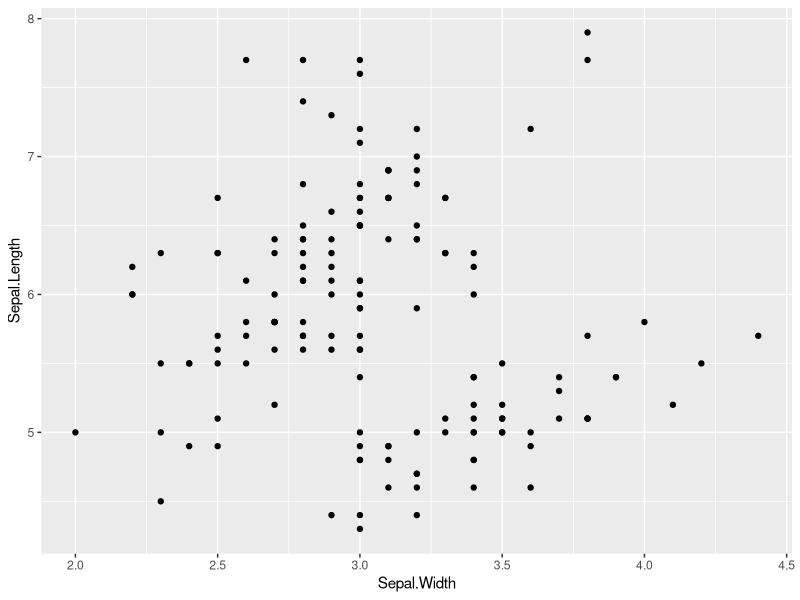
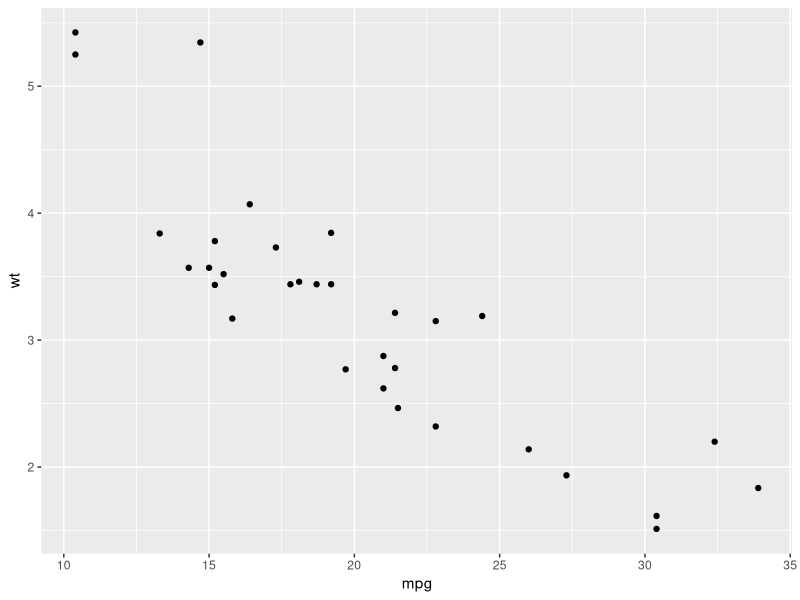
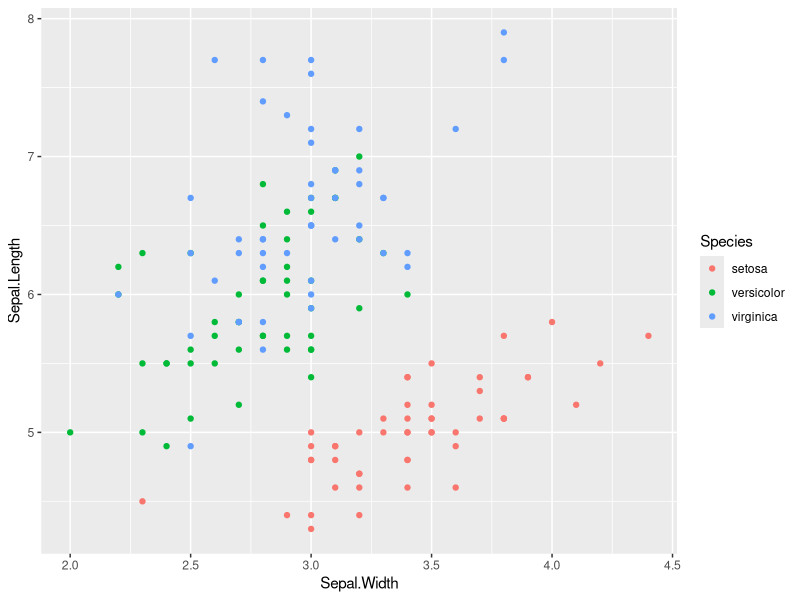
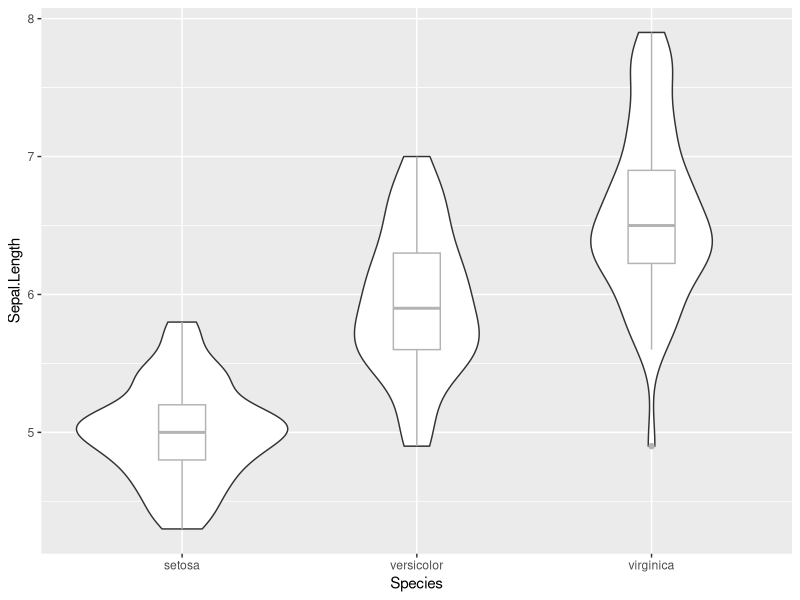
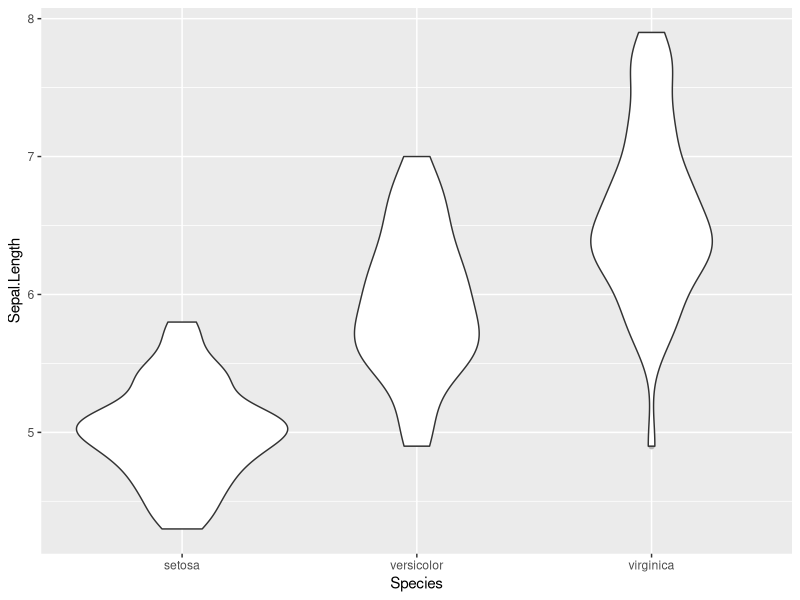
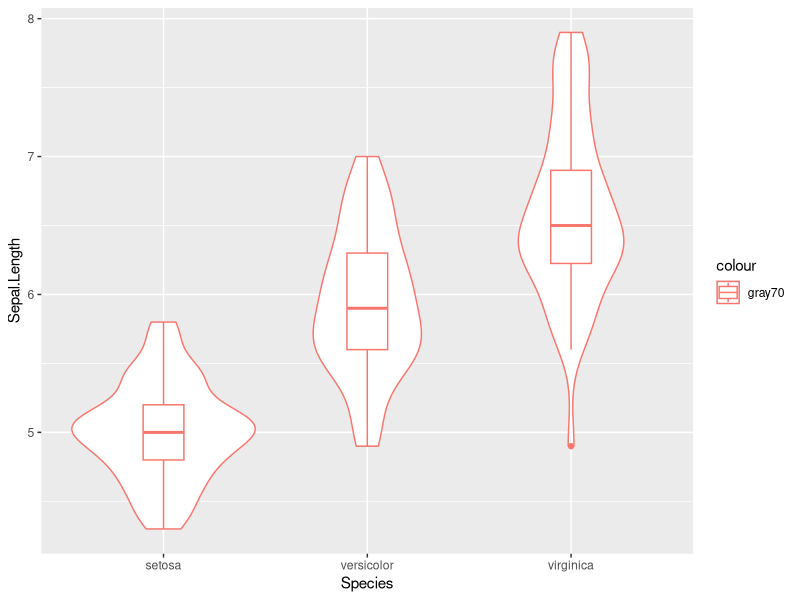
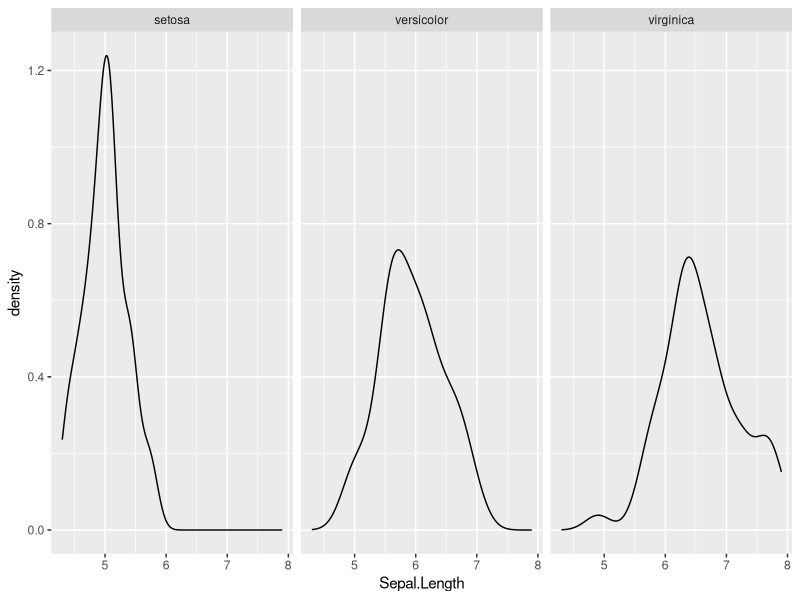
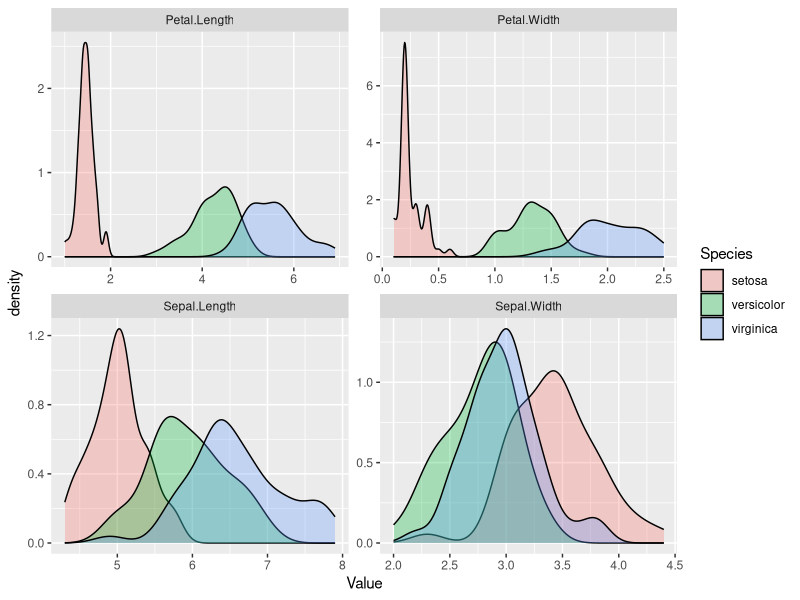

Generate these figures, in order, with R:
## ---- chunk 1
# set global knitr options
knitr::opts_chunk$set(
  echo = TRUE,
  warning = FALSE,
  message = FALSE,
  cache = FALSE)

# load in libraries
# if any packages are not installed, install via `install.packages("xxx")`
library(ggplot2)
library(dplyr)
library(tidyr)
library(purrr)
library(tibble)
library(stringr)
library(forcats)
library(tidyselect)
# library(magrittr) # uncomment if you want to use the `|>` pipe

# set seed
set.seed(1)
## ---- chunk 2
x <- rnorm(1000)
# computes the mean of x using piping
x |> mean()
# this is equivalent to
mean(x)
## ---- chunk 3
f <- function(a, b) {
  a + b
}
# computes the mean of (x + 1) using piping
x |> f(b = 1) |> mean()
# this is equivalent to
mean(f(x, b = 1))
## ---- chunk 4
# outputs summary statistics of the iris dataset
summary(iris)

# rewrite using pipe operator
iris |> summary()
## ---- chunk 5
log_petal_length <- log(iris$Sepal.Length)
min(log_petal_length)

# rewrite using pipe operator
iris$Sepal.Length |> log() |> min()
## ---- chunk 6
# convert iris data frame to tibble
iris <- as_tibble(iris)
iris
## ---- chunk 7
# using filter() without piping
filter(iris, Species == "versicolor")

# same thing but using piping instead
iris |> 
  filter(Species == "versicolor")

# this is equivalent to the following code in base R
iris[iris$Species == "versicolor", ]
## ---- chunk 8
# get all rows where the species is either versicolor or setosa
iris |> 
  filter(Species %in% c("versicolor", "setosa"))

# this is equivalent to the following code in base R
iris[iris$Species %in% c("versicolor", "setosa"), ]
## ---- chunk 9
# get all rows where the species is either versicolor or setosa AND
# where the sepal width is greater than 3
iris |> 
  filter(
    Species %in% c("versicolor", "setosa"),
    Sepal.Width > 3
  )

# this is equivalent to the following code in base R
iris[(iris$Species %in% c("versicolor", "setosa")) & (iris$Sepal.Width > 3), ]
## ---- chunk 10
# get all rows where the species is either versicolor or setosa OR
# where the sepal width is greater than the median sepal width
iris |> 
  filter(
    Species %in% c("versicolor", "setosa") | 
      Sepal.Width > median(Sepal.Width)
  )

# this is equivalent to the following code in base R
iris[(iris$Species %in% c("versicolor", "setosa")) | (iris$Sepal.Width > median(iris$Sepal.Width)), ]
## ---- chunk 11
iris |>
  filter(
    Sepal.Length > median(Sepal.Length),
    Petal.Width > 2
  ) |>
  nrow()
## ---- chunk 12
iris |> 
  filter(Species == "versicolor") |> 
  select(Sepal.Length, Species)

# this is equivalent to the following code in base R
iris[iris$Species == "versicolor", c("Sepal.Length", "Species")]
## ---- chunk 13
iris |> 
  select(-Sepal.Length)

# this is equivalent to the following code in base R
iris[, -which(names(iris) == "Sepal.Length")]
## ---- chunk 14
iris |>
  select(
    Length = Sepal.Length, 
    Width = Sepal.Width
  )

# this is equivalent to the following code in base R
iris_equiv <- iris[, c("Sepal.Length", "Sepal.Width")]
names(iris_equiv) <- c("Length", "Width")
iris_equiv
## ---- chunk 15
iris |>
  rename(
    Length = Sepal.Length, 
    Width = Sepal.Width
  )

# this is equivalent to the following code in base R
iris_equiv <- iris # creating copy of iris to avoid overwriting original (for demonstration purposes)
names(iris_equiv)[names(iris_equiv) == "Sepal.Length"] <- "Length"
names(iris_equiv)[names(iris_equiv) == "Sepal.Width"] <- "Width"
iris_equiv
## ---- chunk 16
iris |> 
  select(contains("Length"))
## ---- chunk 17
# create fake dataset (please run lines)
idx <- sample(1:100, 25)  # generate random indices
col_names <- sample(
  c(paste0("X", idx), paste0(idx, "X")),  # generate column names
  size = 50,
  replace = FALSE
)
data <- matrix(rnorm(500), nrow = 10, ncol = 50) |>
  as_tibble() |> 
  setNames(col_names)
data

# extract columns that start with "X" in column name
data |>
  select(starts_with("X"))
## ---- chunk 18
# using select
iris |> 
  select(Sepal.Length)

# using pull
iris |>
  pull(Sepal.Length)

# The difference is that select() always returns a data frame or tibble while pull() returns a vector. Since many functions in R require you to input arguments with a specific type, be aware of the object types that you are working with. Otherwise, R may cry and throw an obscure error.
## ---- chunk 19
iris |> 
  mutate(Species = as.character(Species))

# this is equivalent to the following code in base R
iris_equiv <- iris # creating copy of iris to avoid overwriting original
iris_equiv$Species <- as.character(iris_equiv$Species)
iris_equiv
## ---- chunk 20
iris |> 
  mutate(
    Species = as.character(Species),
    Sepal.Sum = Sepal.Length + Sepal.Width
  )

# this is equivalent to the following code in base R
iris_equiv <- iris
iris_equiv$Species <- as.character(iris_equiv$Species)
iris_equiv$Sepal.Sum <- iris_equiv$Sepal.Width + iris_equiv$Sepal.Length
iris_equiv
## ---- chunk 21
# multiply Sepal.Length and Sepal.Width values by 2
iris |> 
  mutate(
    across(
      c(Sepal.Length, Sepal.Width),
      function(x) 2 * x
    )
  )

# can also use across with select_helpers
iris |> 
  mutate(
    across(
      starts_with("Sepal"),
      function(x) 2 * x
    )
  )

# this is equivalent to the following code in base R
iris_equiv <- iris
iris_equiv$Sepal.Length <- 2 * iris_equiv$Sepal.Length
iris_equiv$Sepal.Width <- 2 * iris_equiv$Sepal.Width
iris_equiv
## ---- chunk 22
iris |>
  mutate(Sepal.Area = Sepal.Length * Sepal.Width)
## ---- chunk 23
# create iris_new dataset
iris_new <- iris |>
  mutate(
    Species = as.character(Species),
    another_character_col = sample(letters, nrow(iris), replace = TRUE)
  )
iris_new

# convert character columns to factors
iris_new |>
  mutate(
    across(
      where(is.character),
      function(x) as.factor(x)
    )
  )
## ---- chunk 24
iris |> 
  mutate(Sepal.Length.rank = rank(Sepal.Length)) |> 
  # sort by Sepal.Length.rank (from smallest to largest)
  arrange(Sepal.Length.rank) |> 
  # select subset of columns for easier viewing
  select(Sepal.Length, Sepal.Length.rank, Species) 
## ---- chunk 25
iris |> 
  group_by(Species) |> 
  mutate(Sepal.Length.rank = rank(Sepal.Length)) |> 
  # sort first by Sepal.Length.rank and then by Species when there are tied Sepal.length.rank
  arrange(Sepal.Length.rank, Species) |> 
  # select subset of columns for easier viewing
  select(Sepal.Length, Sepal.Length.rank, Species)
## ---- chunk 26
iris |> 
  group_by(Species) |> 
  # get the rank of Sepal.Length within each species
  mutate(Sepal.Length.rank.per.species = rank(Sepal.Length)) |> 
  # remove species grouping
  ungroup() |>
  # get the rank of Sepal.Length across all species
  mutate(Sepal.Length.rank = rank(Sepal.Length)) |>
  # sort first by Sepal.Length.rank.per.species, Sepal.Length.rank, then by Species 
  arrange(Sepal.Length.rank.per.species, Sepal.Length.rank, Species) |> 
  # select subset of columns for easier viewing
  select(Sepal.Length, Sepal.Length.rank.per.species, Sepal.Length.rank, Species)
## ---- chunk 27
iris |> 
  group_by(Species) |>  
  summarize(
    Sepal.Length.mean = mean(Sepal.Length),
    Sepal.Length.median = median(Sepal.Length)
  )
## ---- chunk 28
iris |> 
  summarize(
    Sepal.Length.mean = mean(Sepal.Length),
    Sepal.Length.median = median(Sepal.Length)
  )
## ---- chunk 29
iris |>
  group_by(Species) |>
  summarize(Sepal.Length.sd = sd(Sepal.Length))
## ---- chunk 30
iris |>
  group_by(Species) |>
  summarize(n = n())
## ---- chunk 31
iris |>
  group_by(Species) |>
  summarize(
    across(
      everything(),
      list(mean = mean, median = median)
    )
  )

## ---- chunk 32
iris |>
  arrange(Sepal.Length)
## ---- chunk 33
iris |>
  arrange(desc(Sepal.Length), Sepal.Width)
## ---- chunk 34
iris |>
  arrange(Species, desc(Petal.Width))
## ---- chunk 35
iris |>
  group_by(Species) |>
  top_n(n = 10, wt = Sepal.Length) |>
  ungroup() |>
  arrange(desc(Sepal.Length))
## ---- chunk 36
df1 <- tibble(uppercase = LETTERS[1:3])
df2 <- tibble(lowercase = letters[1:3])
# combine data frames by columns
bind_cols(df1, df2)

# this is equivalent to the following code in base R
cbind(df1, df2)
## ---- chunk 37
df1 <- tibble(a = 1:3, b = 2:4, c = 3:5)
df2 <- tibble(a = 4:6, b = 5:7, c = 6:8)
# combine data frames by columns
bind_rows(df1, df2)

# this is equivalent to the following code in base R
rbind(df1, df2)
## ---- chunk 38
df1 <- tibble(letter = LETTERS[1:3])
df2 <- tibble(letter = letters[1:3])
# combine data frames by columns
bind_cols(df1, df2)
cbind(df1, df2)

#> bind_cols will automatically rename columns if they have the same name, while cbind will keep the column names the same
## ---- chunk 39
band_members
## ---- chunk 40
band_instruments
## ---- chunk 41
# inner join: keeps people who are in both datasets
inner_join(band_members, band_instruments, by = "name")
# full join: keeps all people from both datasets
full_join(band_members, band_instruments, by = "name")
# left join: keeps all people in the left (band_members) dataset
left_join(band_members, band_instruments, by = "name")
# right join: keeps all people in the right (band_instruments) dataset
right_join(band_members, band_instruments, by = "name")
## ---- chunk 42
champs <- tibble(
  first_name = c("Knute", "Frank", "Ara", "Dan", "Lou", "Marcus"),
  last_name = c("Rockne", "Leahy", "Parseghian", "Devine", "Holtz", "Freeman"),
  n_championships = c("3", "4", "2", "1", "1", "1?")
)

win_percent <- tibble(
  first = c("Knute", "Frank", "Ara", "Dan", "Lou", "Marcus"),
  last = c("Rockne", "Leahy", "Parseghian", "Devine", "Holtz", "Freeman"),
  win_percent = c(0.881, 0.855, 0.836, 0.764, 0.765, 0.786)
)

inner_join(
  x = champs, y = win_percent, 
  by = c("first_name" = "first", "last_name" = "last")
)
## ---- chunk 43
band_members
band_instruments2
left_join(band_members, band_instruments2, by = c("name" = "artist"))
## ---- chunk 44
band_instruments2_messy <- bind_rows(band_instruments2, band_instruments2)
left_join(band_members, band_instruments2_messy, by = c("name" = "artist"))
## ---- chunk 45
band_instruments2_messy |> 
  distinct()
# or if we want to only look at duplicates in the artist column
band_instruments2_messy |> 
  distinct(artist, .keep_all = TRUE)
## ---- chunk 46
# add sample ID as a column for demonstration purposes
iris_df <- iris |> 
  rownames_to_column("id")
iris_df
## ---- chunk 47
# convert to "longer" format
iris_long <- iris_df |> 
  pivot_longer(
    # specify columns to pivot to longer format (all other columns serve as "IDs")
    cols = c(contains("Sepal"), contains("Petal")),
    # name of column that will contain the variable names
    names_to = "Variable",
    # name of column that will contain the values
    values_to = "Value"
  )
iris_long
## ---- chunk 48
iris_wide <- iris_long |> 
  pivot_wider(
    names_from = "Variable",
    values_from = "Value"
  )
## ---- chunk 49
mtcars_df <- mtcars |> 
  rownames_to_column("id")

mtcars_long <- mtcars_df |>
  pivot_longer(
    cols = -id,
    names_to = "Variable",
    values_to = "Value"
  )
## ---- chunk 50
mtcars_wide <- mtcars_long |>
  pivot_wider(
    names_from = "Variable",
    values_from = "Value"
  )
## ---- chunk 51
ggplot(iris) +
  aes(x = Sepal.Width, y = Sepal.Length) +
  geom_point()
## ---- chunk 52
ggplot(mtcars) +
  aes(x = mpg, y = wt) +
  geom_point()
## ---- chunk 53
ggplot(iris) +
  aes(x = Sepal.Width, y = Sepal.Length, color = Species) +
  geom_point()
## ---- chunk 54
ggplot(iris) +
  aes(x = Species, y = Sepal.Length) +
  geom_violin() +
  geom_boxplot(width = 0.2, color = "gray70")
## ---- chunk 55
ggplot(iris) +
  aes(x = Species, y = Sepal.Length) +
  geom_boxplot(width = 0.2, color = "gray70") +
  geom_violin()

#> The boxplot layer is drawn first, followed by the violin layer. The violin plots are being plotted on top of the boxplots, which are hidden behind the violin plots currently.
## ---- chunk 56
ggplot(iris) +
  aes(x = Species, y = Sepal.Length, color = "gray70") +
  geom_violin() +
  geom_boxplot(width = 0.2)
## ---- chunk 57
ggplot(iris) +
  aes(x = Sepal.Length) +
  facet_wrap(~ Species) +
  geom_density()
## ---- chunk 58
iris_long <- iris |> 
  tidyr::pivot_longer(
    cols = -Species,
    names_to = "Variable",
    values_to = "Value"
  )
ggplot2::ggplot(iris_long) +
  ggplot2::aes(x = Value, fill = Species) +
  ggplot2::geom_density(alpha = 0.3) +
  ggplot2::facet_wrap(~ Variable, scales = "free")
## ---- chunk 59
iris_long <- iris |> 
  tidyr::pivot_longer(
    cols = -Species,
    names_to = "Variable",
    values_to = "Value"
  )
ggplot2::ggplot(iris_long) +
  ggplot2::aes(x = Value, fill = Species) +
  ggplot2::geom_density(alpha = 0.3) +
  ggplot2::facet_grid(~ Variable, scales = "free")

#> facet_grid() creates a 2D grid of plots (defined by the inputted formula, here ~ Variable), as opposed to facet_wrap() which creates a 1D strip of plots, which is then wrapped into a 2D grid.
## ---- chunk 60
mtcars |> 
  pivot_longer(
    cols = everything(),
    names_to = "Variable",
    values_to = "Value"
  ) |> 
  ggplot() +
  aes(x = Value) +
  facet_wrap(~ Variable, scales = "free") +
  geom_histogram(bins = 12)
## ---- chunk 61
mtcars |> 
  ggplot() +
  aes(x = mpg, y = wt) +
  geom_point() +
  facet_grid(cyl ~ gear)
## ---- chunk 62
# compute mean Sepal.Length for each species
mean_iris <- iris |> 
  group_by(Species) |> 
  summarize(Sepal.Length.mean = mean(Sepal.Length))

ggplot(iris) +
  aes(x = Sepal.Length, fill = Species) +
  geom_density(alpha = 0.3) +
  geom_vline(
    aes(xintercept = Sepal.Length.mean, color = Species),
    data = mean_iris,
    linetype = "dashed"
  )
## ---- chunk 63
# # this throws an error! There is no "default" aesthetic mapping that geom_boxplot() can pull from, so the error being thrown is because geom_boxplot() is missing the aesthetic mapping.
# ggplot(mtcars) +
#   geom_violin(
#     aes(x = as.factor(cyl), y = mpg)
#   ) +
#   geom_boxplot(width = 0.2)
ggplot(mtcars) +
  aes(x = as.factor(cyl), y = mpg) +
  geom_violin() +
  geom_boxplot(width = 0.2)
## ---- chunk 64
# create a list of items
x <- list(
  a = 1:10, 
  beta = exp(-3:3), 
  logic = c(TRUE, FALSE, FALSE, TRUE)
)

# apply the mean function to each item of the list
purrr::map(x, function(x) mean(x))
# or using an allowed shorthand
purrr::map(x, mean)
## ---- chunk 65
# initialize an empty list to store the results
result <- list()
# loop through each item of the list and apply the mean function
for (i in names(x)) {
  result[[i]] <- mean(x[[i]])
}
result
## ---- chunk 66
lapply(x, mean)
## ---- chunk 67
result <- list()
for (col in colnames(iris)) {
  # get the object type of each column in the iris dataset (e.g., "numeric", "factor", etc.)
  result[[col]] <- class(iris[[col]])
}

map(iris, class)
